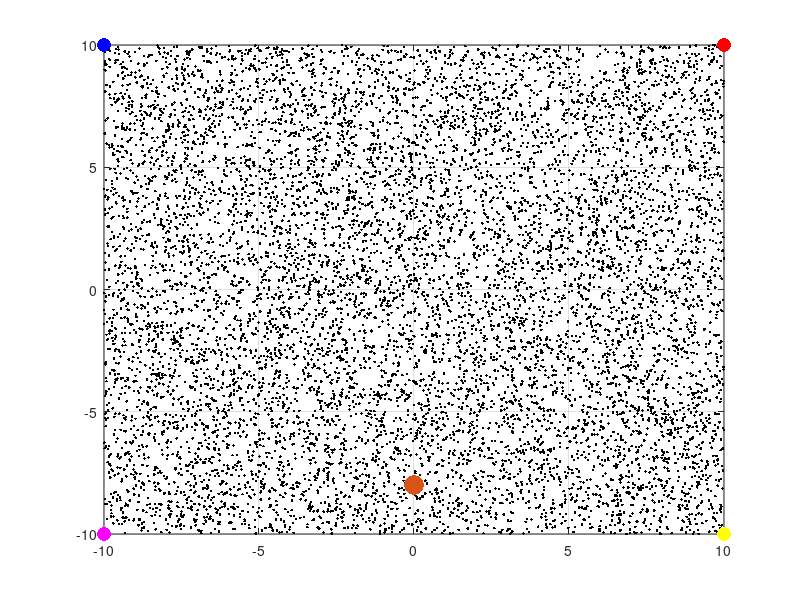

Here is the MATLAB script that generated this plot: (Note: this script raises an error after producing the figure.)
clear
close all

opt=1;

%% Create Movie
% create a movie from plot
create_mov  = false;
if opt==1
    mov_name    = 'KLD.avi';
else
    mov_name    = 'KLD_unknown.avi';
end
fps         = 2;

if (create_mov == true)
    mov             = VideoWriter(mov_name);
    mov.FrameRate   = fps;
    mov.Quality     = 100;
    open(mov);
end

%% Generating Grid
x=-10:0.5:10;
y=-10:0.5:10;
phi=-pi:pi/18:pi;
index=0;
H=zeros(length(x)*length(y)*length(phi),3);
for i=1:length(x)
    for j=1:length(y)
        for k=1:length(phi)
            index=index+1;
            H(index,:)=[x(i) y(j) phi(k)];
        end
    end
end
%% Initial Parameters
dt=0.1;
Zi=[0 -8 0]';        %[x y phi];
Ui=[0 0];
L(:,1)=[-10 10];
L(:,2)=[-10 -10];
L(:,3)=[10 -10];
L(:,4)=[10 10];
col=[0 0 1;1 0 1;1 1 0;1 0 0];
Sigma=[10 0.1;0.1 10]*0.1;  %model uncertainty
R=[0.5 0 0;0 0.1 0;0 0 0.3];  %measurement uncertainty
Z=Zi;
U=[3 0.5;3 0.5;3 0.5;3 0.5;3 0.5];  %[v w]
U=[U;U;U]*4;%% Generate Initial Particles
M=10000;
X=zeros(length(Z),M);
P=ones(M,1);

%KLD parameters
% e=0.4;
e=0.55;
z1d=2.576;
% z1d=0.8389;
% z1d=0.6;
% % z1d=0.3
Mx=inf;
k=1;
bin=zeros(length(H),1);



for i=1:M
    X(:,i)=[rand(1)*20-10 rand(1)*20-10 rand(1)*2*pi-pi]';
end
%% Plot First Step
figure(1)
plot(X(1,:),X(2,:),'.k')
xlim([-10 10])
ylim([-10 10])
hold on
grid on
scatter(L(1,:),L(2,:),100,col,'filled')
scatter(Z(1,1),Z(2,1),200,'filled','g')
hold off
pause(0.1)

if (create_mov == true)
    for i=1:fps
        F = getframe(gcf);
        writeVideo(mov,F);
    end
end

i_all=[];
%% Iterate

for n=1:size(U,1)
    Z=unicycle(U(n,:),Z',dt);
    m = sense_unknown_landmark_clean(L,Z);
    W=P./sum(P);  % adjust weights
    X = low_variance_sampler(X,W);
    P=zeros(M,1);
    bin=zeros(length(H),1);
    i=0;
    while i<Mx %for i=1:M
        i=i+1;
        %%%%%%%%%%%%%%%%%%%%%% drive %%%%%%%%%%%%%%%%%%%%%%%%%%%%%%%%
        ri=rand*size(X,2);
        ri=max(1,round(ri));
        X1 = unicycle_model_sample(X(:,ri),U(n,:),dt);
        %%%%%%%%%%%%%%%%%%%% sense %%%%%%%%%%%%%%%%%
        P(i) = gaussian_multi(X1,Z,R);  %check probabilities
  
%         m_hat = sense_unknown_landmark_clean(L,X(:,i));
%         if opt==1
%             for k=size(L,2)
%                 P(i) = P(i) + gaussian_multi(m_hat(k,1:2)',m(k,:)',R(1:2,1:2))*gaussian_multi(X(3,i),Z(3),0.3);
%             end
%         else
%             prob_land=zeros(size(L,2),1);
%             for k=1:size(L,2)
%                 for l=1:size(L,2)
%                     prob_land(l) = prob_land(l)+gaussian_multi(m_hat(l,:)',m(k,:)',R(1:2,1:2))*gaussian_multi(X(3,i),Z(3),0.3);
%                 end
%                 P(i) =P(i) + max(prob_land);
%             end
%         end
        %%%%%%%%%%%%%%% KLD %%%%%%%%%%%%%%%%%%%%%%%%
        index=0;
        finish=0;
        while not(finish)
            index=index+1;
            if index>length(H)
                finish=1;
                break;
            end
            if all(X1'<=H(index,:))  % if X falls into bin
                if not(bin(index))    %if bin is empty
                    k=k+1;
                    bin(index)=1;
                    if k>=2
                        Mx=(k-1)/(2*e)*(1-2/(9*(k-1))+sqrt(2/(9*(k-1)))*z1d)^3;
                    end
                end
                finish=1;
            end 
        end
      X_new(:,i)=X1;  
    end
    X=X_new;
    i_all=[i_all length(X)];
        plot(X(1,:),X(2,:),'.k')
        xlim([-10 10])
        ylim([-10 10])
        hold on
        grid on
        scatter(L(1,:),L(2,:),100,col,'filled')
        scatter(Z(1,1),Z(2,1),200,'filled','g')
        hold off
        pause(0.1)
    
    %     
    %
        if (create_mov == true)
            for i=1:fps
                F = getframe(gcf);
                writeVideo(mov,F);
            end
        end
    
    
    
    
 
    
end


if (create_mov == true)
    close(mov);
end
%
